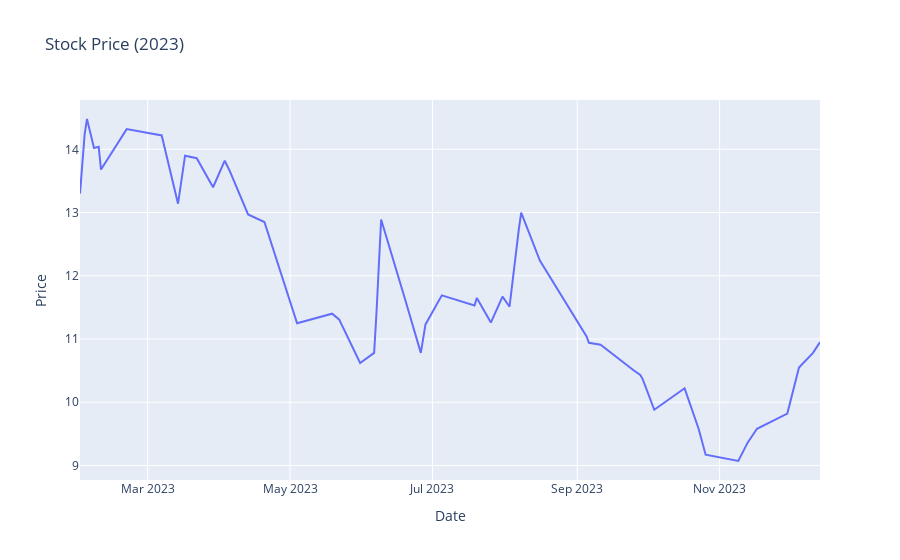

Here is the notebook cell this chart was saved with:
### Code cell
fig = px.line(
    WBStockFull[WBStockFull['Date'].dt.year == 2023], 
    x='Date', 
    y='Open', 
    title='Stock Price (2023)'
)

fig.update_layout(
    xaxis_title='Date',
    yaxis_title='Price',
)

fig.show()

### Figure 1 — Plotly figure (JSON) as saved in the notebook; plotly's stock layout.template omitted (floating-point values rounded to 4 significant figures)
{"data": [{"hovertemplate": "Date=%{x}<br>Open=%{y}<extra></extra>", "legendgroup": "", "line": {"color": "#636efa", "dash": "solid"}, "marker": {"symbol": "circle"}, "mode": "lines", "name": "", "orientation": "v", "showlegend": false, "type": "scatter", "x": ["2023-12-14T00:00:00", "2023-12-11T00:00:00", "2023-12-05T00:00:00", "2023-11-30T00:00:00", "2023-11-17T00:00:00", "2023-11-13T00:00:00", "2023-11-09T00:00:00", "2023-10-26T00:00:00", "2023-10-23T00:00:00", "2023-10-17T00:00:00", "2023-10-04T00:00:00", "2023-09-29T00:00:00", "2023-09-28T00:00:00", "2023-09-25T00:00:00", "2023-09-11T00:00:00", "2023-09-06T00:00:00", "2023-09-05T00:00:00", "2023-08-16T00:00:00", "2023-08-08T00:00:00", "2023-08-07T00:00:00", "2023-08-03T00:00:00", "2023-07-31T00:00:00", "2023-07-26T00:00:00", "2023-07-20T00:00:00", "2023-07-19T00:00:00", "2023-07-05T00:00:00", "2023-06-28T00:00:00", "2023-06-26T00:00:00", "2023-06-19T00:00:00", "2023-06-09T00:00:00", "2023-06-07T00:00:00", "2023-06-06T00:00:00", "2023-05-31T00:00:00", "2023-05-22T00:00:00", "2023-05-19T00:00:00", "2023-05-05T00:00:00", "2023-05-04T00:00:00", "2023-04-20T00:00:00", "2023-04-13T00:00:00", "2023-04-05T00:00:00", "2023-04-03T00:00:00", "2023-03-29T00:00:00", "2023-03-22T00:00:00", "2023-03-17T00:00:00", "2023-03-14T00:00:00", "2023-03-07T00:00:00", "2023-02-20T00:00:00", "2023-02-09T00:00:00", "2023-02-08T00:00:00", "2023-02-06T00:00:00", "2023-02-03T00:00:00", "2023-02-02T00:00:00", "2023-01-31T00:00:00"], "xaxis": "x", "y": [10.95, 10.78, 10.55, 9.82, 9.58, 9.36, 9.07, 9.17, 9.58, 10.22, 9.88, 10.37, 10.43, 10.51, 10.91, 10.94, 11.04, 12.24, 13, 12.74, 11.51, 11.67, 11.26, 11.65, 11.53, 11.69, 11.23, 10.78, 11.66, 12.89, 11.41, 10.78, 10.62, 11.31, 11.4, 11.25, 11.25, 12.85, 12.97, 13.67, 13.82, 13.4, 13.86, 13.9, 13.14, 14.22, 14.32, 13.68, 14.04, 14.02, 14.48, 14.24, 13.3], "yaxis": "y"}], "layout": {"autosize": true, "legend": {"tracegroupgap": 0}, "title": {"text": "Stock Price (2023)"}, "xaxis": {"anchor": "y", "autorange": true, "domain": [0, 1], "range": ["2023-01-31", "2023-12-14"], "title": {"text": "Date"}, "type": "date"}, "yaxis": {"anchor": "x", "autorange": true, "domain": [0, 1], "range": [8.769, 14.78], "title": {"text": "Price"}, "type": "linear"}}}
